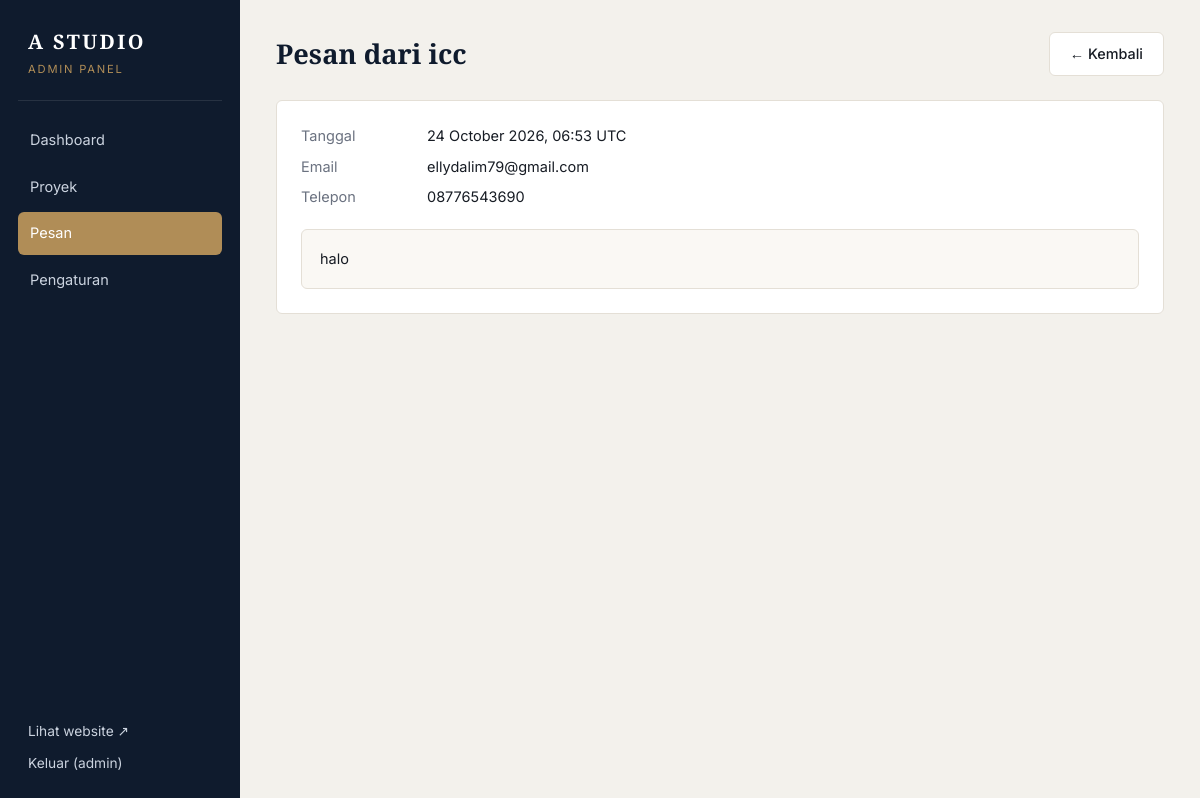
The app's page /admin/pesan/1 (signed in) with its own data.
### models.py (models this page shows, shortened)
class Setting(db.Model):
    key = db.Column(db.String(60), primary_key=True)
    value = db.Column(db.Text, default="")
    @classmethod
    def all(cls):
        data = dict(DEFAULT_SETTINGS)
        for row in cls.query.all():
            data[row.key] = row.value or ""
        return data

class User(UserMixin, db.Model):
    id = db.Column(db.Integer, primary_key=True)
    username = db.Column(db.String(60), unique=True, nullable=False)
    password_hash = db.Column(db.String(255), nullable=False)

class Message(db.Model):
    id = db.Column(db.Integer, primary_key=True)
    name = db.Column(db.String(120), nullable=False)
    email = db.Column(db.String(160))
    phone = db.Column(db.String(40))
    body = db.Column(db.Text, nullable=False)
    is_read = db.Column(db.Boolean, default=False, nullable=False)
    created_at = db.Column(db.DateTime, default=datetime.utcnow)

### app.py (the view)
@app.route("/admin/pesan/<int:mid>")
@login_required
def admin_message_view(mid):
    m = db.get_or_404(Message, mid)
    if not m.is_read:
        m.is_read = True
        db.session.commit()
    return render_template("admin/message_view.html", m=m)

### app.py (called while the page is built)
@login_manager.user_loader
def load_user(user_id):
    return db.session.get(User, int(user_id))

def csrf_token():
    if "_csrf" not in session:
        session["_csrf"] = secrets.token_hex(16)
    return session["_csrf"]

@app.before_request
def verify_csrf():
    if request.method == "POST":
        sent = request.form.get("csrf_token", "")
        if not sent or not secrets.compare_digest(sent, session.get("_csrf", "")):
            abort(400, "Token tidak valid, coba refresh halaman.")

@app.context_processor
def inject_globals():
    s = Setting.all()
    wa = re.sub(r"\D", "", s.get("whatsapp", ""))
    if wa.startswith("0"):
        wa = "62" + wa[1:]
    text = quote("Halo A STUDIO, saya ingin konsultasi desain interior.")
    wa_link = f"https://wa.me/{wa}?text={text}" if wa else url_for("contact")
    unread = 0
    if current_user.is_authenticated:
        unread = Message.query.filter_by(is_read=False).count()
    return dict(S=s, wa_link=wa_link, csrf_token=csrf_token, unread_count=unread,
                now_year=datetime.now().year)

### templates/admin/message_view.html (shortened to what this page needs)
{% extends "admin/base.html" %}
{% block content %}
<div class="topbar"><h1>Pesan dari {{ m.name }}</h1><a href="{{ url_for('admin_messages') }}" class="btn btn-light">← Kembali</a></div>
<section class="panel">
  <dl class="kv">
    <dt>Tanggal</dt><dd>{{ m.created_at.strftime('%d %B %Y, %H:%M') }} UTC</dd>
    <dt>Email</dt><dd>{% if m.email %}<a href="mailto:{{ m.email }}">{{ m.email }}</a>{% else %}-{% endif %}</dd>
    <dt>Telepon</dt><dd>{{ m.phone or '-' }}</dd>
  </dl>
  <div class="msg-body">{{ m.body }}</div>
</section>
{% endblock %}

### templates/admin/base.html (shortened to what this page needs)
<!doctype html>
<html lang="id">
<head>
  <link rel="stylesheet" href="{{ url_for('static', filename='css/admin.css') }}">
</head>
<body>
<div class="shell">
  <aside class="side">
    <a href="{{ url_for('admin_dashboard') }}" class="brand">{{ S.company_name }}<small>Admin Panel</small></a>
    <nav>
      <a href="{{ url_for('admin_dashboard') }}" class="{{ 'on' if request.endpoint == 'admin_dashboard' }}">Dashboard</a>
      <a href="{{ url_for('admin_projects') }}" class="{{ 'on' if request.endpoint in ('admin_projects','admin_project_new','admin_project_edit') }}">Proyek</a>
      <a href="{{ url_for('admin_messages') }}" class="{{ 'on' if request.endpoint in ('admin_messages','admin_message_view') }}">Pesan{% if unread_count %}<em>{{ unread_count }}</em>{% endif %}</a>
      <a href="{{ url_for('admin_settings') }}" class="{{ 'on' if request.endpoint == 'admin_settings' }}">Pengaturan</a>
    </nav>
    <div class="side-foot">
      <a href="{{ url_for('index') }}" target="_blank">Lihat website ↗</a>
      <form method="post" action="{{ url_for('admin_logout') }}">
        <button class="link-btn">Keluar ({{ current_user.username }})</button>
      </form>
    </div>
  </aside>
  <main class="main">
    {% block content %}{% endblock %}
  </main>
</div>
</body>
</html>

### static/css/admin.css (style rules this page uses)
:root { --navy:#0f1b2d;--gold:#b08d57;--gold-d:#977746;--bg:#f3f1ec;--line:#e4dfd6;--muted:#6b7280;--ink:#171c24;--r:6px }
* { box-sizing:border-box;margin:0;padding:0 }
body { font-family:'Inter',system-ui,sans-serif;background:var(--bg);color:var(--ink);font-size:14.5px;line-height:1.55 }
a { color:inherit;text-decoration:none }
h1 { font-family:'Playfair Display',serif;font-size:1.7rem;color:var(--navy) }
.shell { display:grid;grid-template-columns:240px 1fr;min-height:100vh }
.side { background:var(--navy);color:#cbd3df;padding:26px 18px;display:flex;flex-direction:column;position:sticky;top:0;height:100vh }
.brand { font-family:'Playfair Display',serif;color:#fff;font-size:1.25rem;font-weight:700;letter-spacing:.12em;padding:0 10px 22px;border-bottom:1px solid rgba(255,255,255,.1);margin-bottom:18px }
.brand small { display:block;font-family:'Inter';font-weight:400;font-size:.7rem;letter-spacing:.16em;text-transform:uppercase;color:var(--gold);margin-top:4px }
.side nav { display:grid;gap:4px }
.side nav a { padding:10px 12px;border-radius:var(--r);display:flex;justify-content:space-between;align-items:center }
.side nav a.on { background:var(--gold);color:#fff }
.side-foot { margin-top:auto;display:grid;gap:10px;padding:0 10px;font-size:.86rem }
.link-btn { background:none;border:0;color:#cbd3df;cursor:pointer;text-align:left;font:inherit;padding:0 }
.main { padding:32px 36px 60px;min-width:0 }
.topbar { display:flex;justify-content:space-between;align-items:center;gap:16px;margin-bottom:24px;flex-wrap:wrap }
.panel { background:#fff;border:1px solid var(--line);border-radius:var(--r);padding:24px;margin-bottom:22px }
.btn { display:inline-block;padding:10px 20px;border-radius:var(--r);border:1px solid transparent;font:inherit;font-weight:500;cursor:pointer;transition:.15s;font-size:.9rem }
.btn-light { background:#fff;border-color:var(--line) }
.kv { display:grid;grid-template-columns:110px 1fr;gap:8px 16px;margin-bottom:20px }
.kv dt { color:var(--muted) }
.msg-body { white-space:pre-wrap;background:#faf8f4;border:1px solid var(--line);border-radius:var(--r);padding:18px }

### records on screen
Setting: company_name "A STUDIO"
User: username "admin"
Message: name "icc", created_at "24 October 2026, 06:53", email "ellydalim79@gmail.com", phone "08776543690", body "halo"
